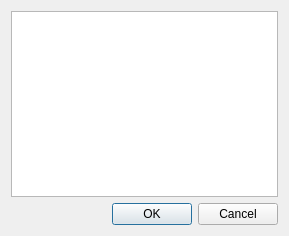
<?xml version="1.0" encoding="UTF-8"?>
<ui version="4.0">
 <class>DlgChooseTicket</class>
 <widget class="QDialog" name="DlgChooseTicket">
  <property name="geometry">
   <rect>
    <x>0</x>
    <y>0</y>
    <width>289</width>
    <height>236</height>
   </rect>
  </property>
  <property name="windowTitle">
   <string>Выберите талон</string>
  </property>
  <property name="windowIcon">
   <iconset resource="res.qrc">
    <normaloff>:/icons/icons/invoice.svg</normaloff>:/icons/icons/invoice.svg</iconset>
  </property>
  <layout class="QVBoxLayout" name="verticalLayout">
   <item>
    <widget class="QTableView" name="tvTickets">
     <property name="editTriggers">
      <set>QAbstractItemView::NoEditTriggers</set>
     </property>
     <property name="alternatingRowColors">
      <bool>true</bool>
     </property>
    </widget>
   </item>
   <item>
    <widget class="QDialogButtonBox" name="buttonBox">
     <property name="orientation">
      <enum>Qt::Horizontal</enum>
     </property>
     <property name="standardButtons">
      <set>QDialogButtonBox::Cancel|QDialogButtonBox::Ok</set>
     </property>
    </widget>
   </item>
  </layout>
 </widget>
 <resources>
  <include location="res.qrc"/>
 </resources>
 <connections>
  <connection>
   <sender>buttonBox</sender>
   <signal>accepted()</signal>
   <receiver>DlgChooseTicket</receiver>
   <slot>accept()</slot>
   <hints>
    <hint type="sourcelabel">
     <x>248</x>
     <y>254</y>
    </hint>
    <hint type="destinationlabel">
     <x>157</x>
     <y>274</y>
    </hint>
   </hints>
  </connection>
  <connection>
   <sender>buttonBox</sender>
   <signal>rejected()</signal>
   <receiver>DlgChooseTicket</receiver>
   <slot>reject()</slot>
   <hints>
    <hint type="sourcelabel">
     <x>316</x>
     <y>260</y>
    </hint>
    <hint type="destinationlabel">
     <x>286</x>
     <y>274</y>
    </hint>
   </hints>
  </connection>
 </connections>
</ui>
